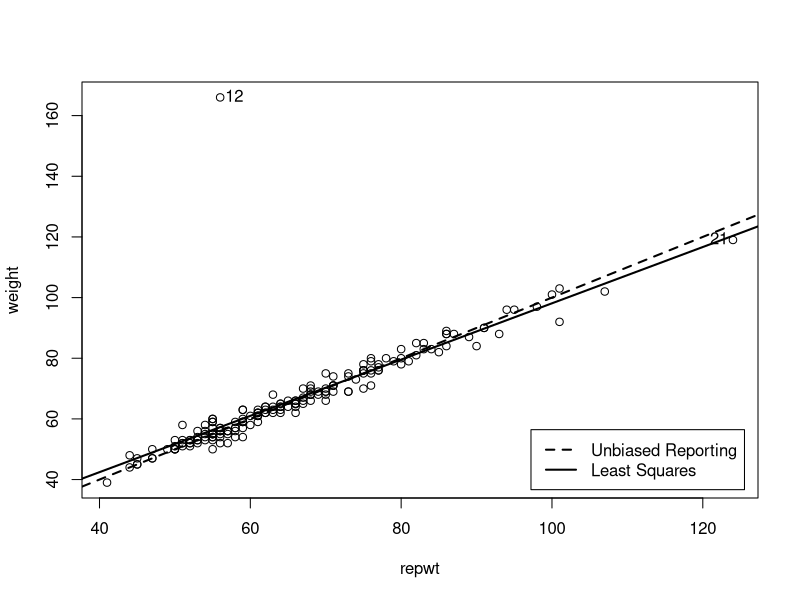
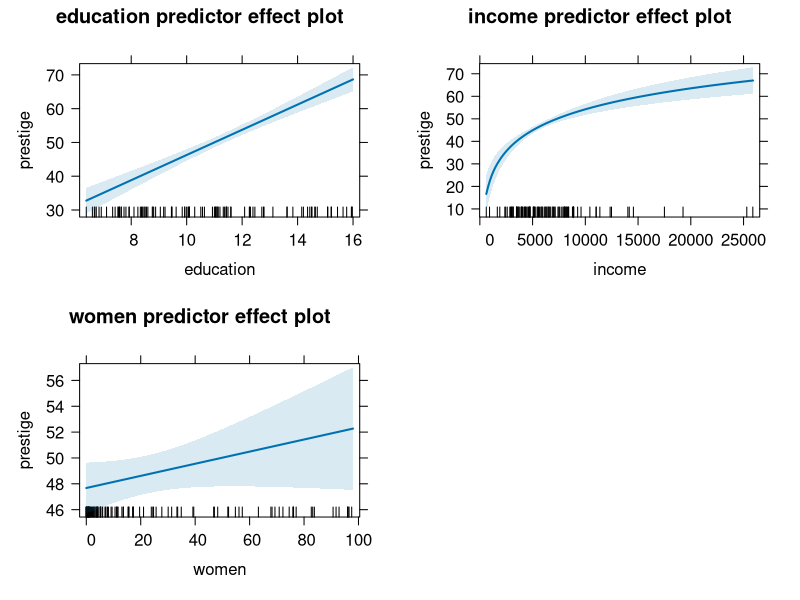
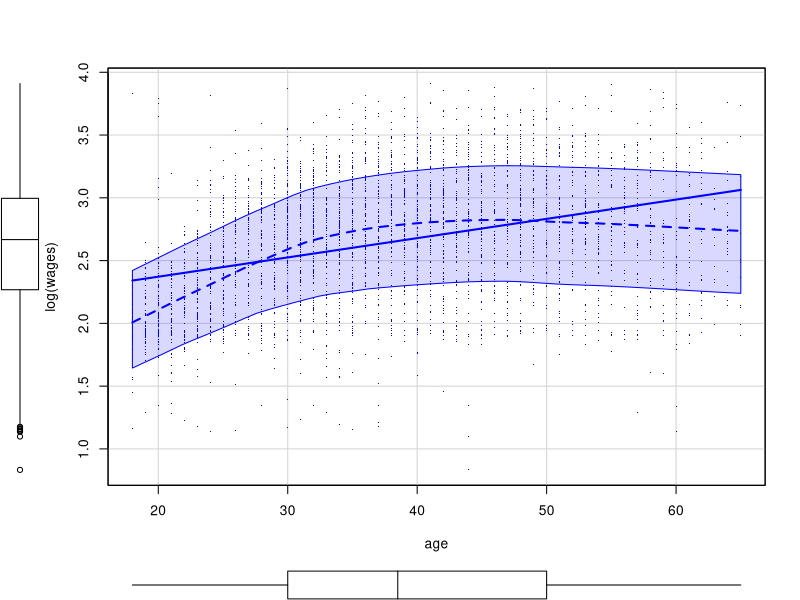
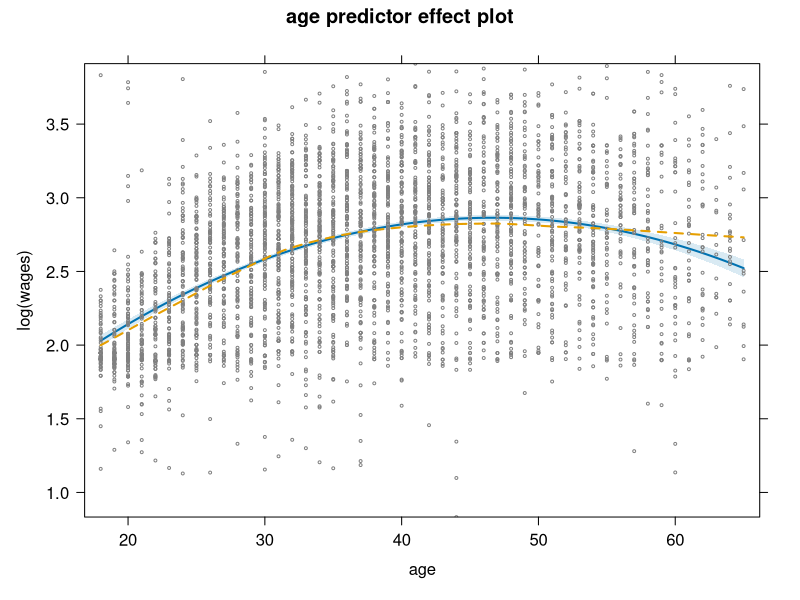
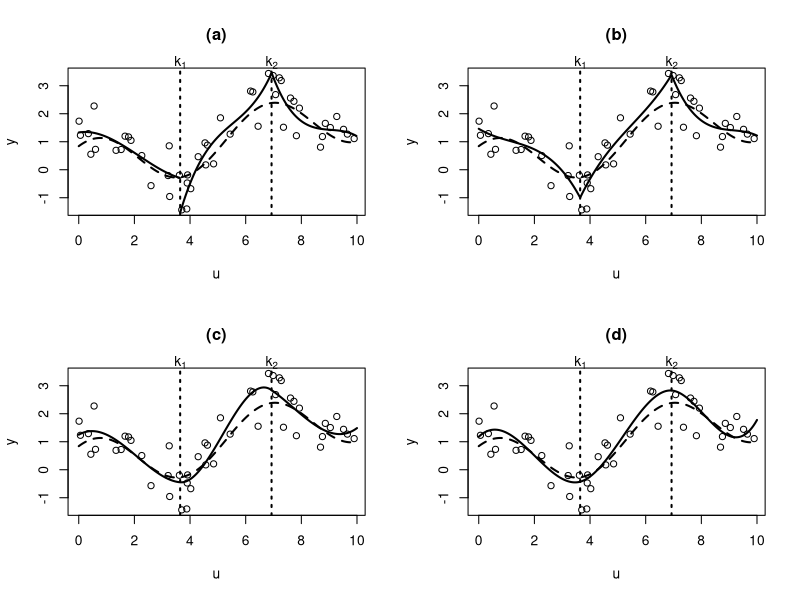
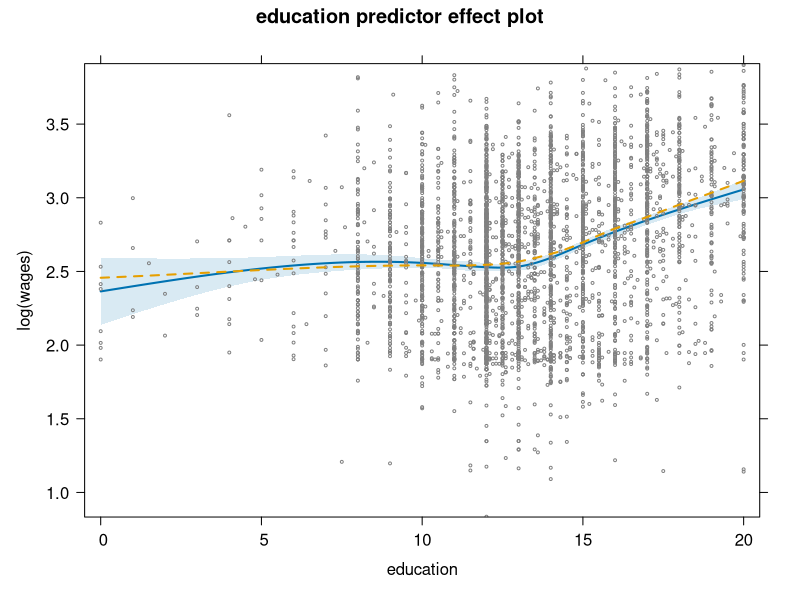
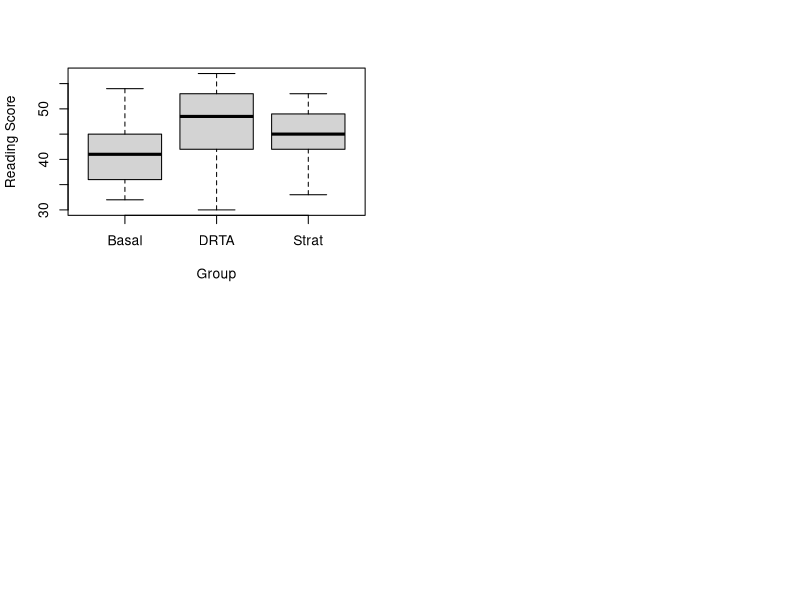
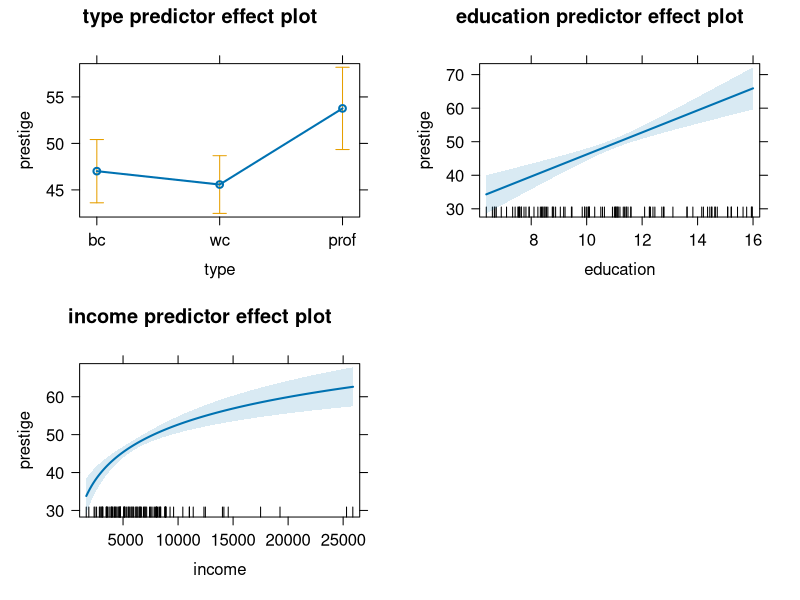

Generate these figures, in order, with R:
##-----------------------------------------------------##
##  An R Companion to Applied Regression, 3rd Edition  ##
##      J. Fox and S. Weisberg, Sage Publications      ##
##               Script for Chapter 4                  ##
##-----------------------------------------------------##

library("car") 
summary(Davis)

davis.mod <- lm(weight ~ repwt, data=Davis)

davis.mod

S(davis.mod)

Confint(davis.mod)

plot(weight ~ repwt, data=Davis)
abline(0, 1, lty="dashed", lwd=2)
abline(davis.mod, lwd=2)
legend("bottomright", c("Unbiased Reporting", "Least Squares"), 
       lty=c("dashed", "solid"), lwd=2, inset=0.02)
with(Davis, showLabels(repwt, weight, n=2, method="mahal"))

davis.mod.2 <- update(davis.mod, subset=-12)
S(davis.mod.2)

compareCoefs(davis.mod, davis.mod.2)
Confint(davis.mod.2)

summary(Prestige)

prestige.mod <- lm(prestige ~ education + log2(income) + women,
    data=Prestige)
S(prestige.mod)

pc <- coef(prestige.mod)
pc2 <- round(pc, 2)
pc4 <- round(pc, 4)

brief(Transact)

S(trans.1 <- lm(time ~ t1 + t2, data=Transact))

Transact.s <- scale(Transact)
round(var(Transact.s), digits=3)
round(colMeans(Transact.s), digits=10)

trans.s <- update(trans.1, data=as.data.frame(Transact.s))
S(trans.s, brief=TRUE)

sapply(Transact, sd)

meanInc <- round(mean(Prestige$income), 0)
meanWo <-  round(mean(Prestige$women), 2)
int <- round(pc[1] + pc[3] * log2(meanInc) + pc[4] * meanWo, 2)

library(effects)

plot(predictorEffects(prestige.mod))

summary(SLID)
nrow(SLID)

scatterplot(log(wages) ~ age, data=SLID, 
    subset = age >= 18 & age <= 65, pch=".")

brief(mod.quad.1 <- lm(log(wages) ~ poly(age, 2, raw=TRUE), 
                  data=SLID, subset = age >= 18 & age <= 65))
brief(mod.quad.2 <- update(mod.quad.1, ~ age + I(age^2)))
brief(mod.quad.3 <- update(mod.quad.1, ~ poly(age, 2)))

plot(predictorEffects(mod.quad.1, residuals=TRUE), 
     partial.residuals=list(cex=0.35, col=gray(0.5), lty=2))

x <- seq(0, 10, length=500)
y <- sin(x+1) + x/5

set.seed(12345)
xx <- runif(50, 0, 10)
yy <- sin(xx+1) + xx/5  + 0.5*rnorm(50)
k <- quantile(xx, c(1/3, 2/3))
group <- cut(xx, breaks=c(-Inf, k, Inf))

par(mfrow=c(2,2))

plot(xx, yy, xlab="u", ylab="y", main="(a)")
mods <- by(data.frame(xx=xx, yy=yy, group=group), group,
           function(df) lm(yy ~ poly(xx, 3), data=df))
lines(x, y, lty=2, lwd=2)
abline(v=k, lty=3, lwd=2)
text(k, 0.2 + rep(par("usr")[4], 2), c(expression(k[1]), expression(k[2])), xpd=TRUE)
kk <- c(0, k, 10)
for (i in 1:3){
    x1 <- x[x >= kk[i] & x < kk[i+1]]
    y1 <- predict(mods[[i]], list(xx=x1))
    lines(x1, y1, lwd=2)
}

xx1 <- xx
xx2 <- (xx - k[1]) * (xx > k[1])
xx3 <- (xx - k[2]) * (xx > k[2])
mod <- lm(yy ~ xx1 + I(xx1^2) + I(xx1^3)
          + xx2 + I(xx2^2) + I(xx2^3)
          + xx3 + I(xx3^2) + I(xx3^3))
plot(xx, yy, xlab="u", ylab="y", main="(b)")
lines(x, y, lty=2, lwd=2)
abline(v=k, lty=3, lwd=2)
text(k, 0.2 + rep(par("usr")[4], 2), c(expression(k[1]), expression(k[2])), xpd=TRUE)
x1 <- x
x2 <- (x - k[1]) * (x > k[1])
x3 <- (x - k[2]) * (x > k[2])
lines(x, predict(mod, list(xx1=x1, xx2=x2, xx3=x3)), lwd=2)

mod <- lm(yy ~ xx1 + I(xx1^2) + I(xx1^3)
          + I(xx2^2) + I(xx2^3)
          + I(xx3^2) + I(xx3^3))
plot(xx, yy, xlab="u", ylab="y", main="(c)")
lines(x, y, lty=2, lwd=2)
abline(v=k, lty=3, lwd=2)
text(k, 0.2 + rep(par("usr")[4], 2), c(expression(k[1]), expression(k[2])), xpd=TRUE)
x1 <- x
x2 <- (x - k[1]) * (x > k[1])
x3 <- (x - k[2]) * (x > k[2])
lines(x, predict(mod, list(xx1=x1, xx2=x2, xx3=x3)), lwd=2)

plot(xx, yy, xlab="u", ylab="y", main="(d)")
lines(x, y, lty=2, lwd=2)
abline(v=k, lty=3, lwd=2)
text(k, 0.2 + rep(par("usr")[4], 2), c(expression(k[1]), expression(k[2])), xpd=TRUE)
mod <- lm(yy ~ xx1 + I(xx1^2) + I(xx1^3)
          + I(xx2^3)
          + I(xx3^3))
x1 <- x
x2 <- (x - k[1]) * (x > k[1])
x3 <- (x - k[2]) * (x > k[2])
lines(x, predict(mod, list(xx1=x1, xx2=x2, xx3=x3)), lwd=2)

library("splines")
mod.spline <- update(mod.quad.1, ~ ns(education, df=5))
plot(predictorEffects(mod.spline, residuals=TRUE), 
     partial=list(cex=0.35, col=gray(0.5), lty=2))

Prestige$type
class(Prestige$type)

Prestige$type <- factor(Prestige$type, levels=c("bc", "wc", "prof"))
levels(Prestige$type)

x <- c(2, 2, 4, 4, 4, 8, 8, 8)

(fact.x <- factor(x, labels=c(paste(c(2, 4, 8), "hours", sep="-"))))

as.factor(x)

as.numeric(fact.x)

c(2, 4, 8)[as.numeric(fact.x)]

as.character(fact.x)

(z <- factor(rep(c("a", "b", "c", "d"), c(3, 2, 4, 1))))

model.matrix(~ z)

contrasts(z)

summary(Baumann[, c(1, 6)]) 

xtabs(~ group, data=Baumann)

Tapply(post.test.3 ~ group, mean, data=Baumann)
Tapply(post.test.3 ~ group, sd, data=Baumann)

plot(post.test.3 ~ group, data=Baumann, xlab="Group",
    ylab="Reading Score")

S(baum.mod.1 <- lm(post.test.3 ~ group, data=Baumann))

library("emmeans")
emmeans(baum.mod.1, pairwise ~ group)

emmeans(baum.mod.1, trt.vs.ctrl ~ group)

prestige.mod.1 <- update(prestige.mod, ~ . - women + type)
S(prestige.mod.1)

bhat <- coef(prestige.mod.1)
int1 <- round(bhat[1], 2)
int2 <- round(bhat[1] + bhat[4], 2)
int3 <- round(bhat[1] + bhat[5], 2)
sl1 <- round(bhat[2], 2)
sl2 <- round(bhat[3], 2)
bhat <- round(bhat, 2)

plot(predictorEffects(prestige.mod.1, 
      predictors = ~ type + education + income))

emmeans(prestige.mod.1, pairwise ~ type)$contrasts

set.seed(12345)

some(model.matrix(~ type + education + education:type, 
    data=Prestige), 8)

prestige.mod.2 <- update(prestige.mod.1,
    . ~ . + education:type + log2(income):type)
S(prestige.mod.2)

plot(predictorEffects(prestige.mod.2, ~ education), 
     lattice=list(key.args=list(cex=.8, cex.title=.8)),
     lines=list(multiline=TRUE))

plot(predictorEffects(prestige.mod.2, ~ education))


plot(predictorEffects(prestige.mod.2, ~ income),
     lines=list(multiline=TRUE))

plot(predictorEffects(prestige.mod.2, ~ type,
    xlevels=list(income=c(1000, 5000, 8000, 12000),
        education=c(8, 10, 12, 14))), 
    lines=list(multiline=TRUE), confint=list(style="bars"))

mod.slid.int <- lm(log(wages) ~ 
    sex*(ns(education, df=5) + poly(age, degree=2)), data=SLID,
    subset = age >= 18 & age <= 65)
plot(predictorEffects(mod.slid.int, 
        predictors = ~ education + age,
        transformation=list(link=log, inverse=exp)),
     lines=list(multiline=TRUE), confint=list(style="bands"),
     axes=list(y=list(lab="Hourly Wage Rate")))


GSS16 <- na.omit(subset(GSSvocab, year=="2016", 
    select=c("vocab", "ageGroup", "nativeBorn")))

xtabs(~ nativeBorn + ageGroup, data=GSS16)

Tapply(vocab ~ nativeBorn + ageGroup, mean, data=GSS16)
Tapply(vocab ~ nativeBorn + ageGroup, sd, data=GSS16)

require(lattice)
histogram(~ vocab | ageGroup + nativeBorn, data=GSS16,
    breaks=seq(-.5, 10.5, length=12))

mod.vocab.1 <- lm(vocab ~ nativeBorn*ageGroup, data=GSS16)

data.frame(coef.name=paste("b", 0:9, sep=""), 
    estimate=coef(mod.vocab.1))

Effect(c("nativeBorn", "ageGroup"), mod.vocab.1)

plot(Effect(c("nativeBorn", "ageGroup"), mod.vocab.1), 
    main= "(a) Interaction Model", confint=list(style="bars"),
    lines=list(multiline=TRUE), ylim=c(3.5, 6.5))

mod.vocab.2 <- update(mod.vocab.1, . ~ . - nativeBorn:ageGroup)
plot(Effect(c("nativeBorn", "ageGroup"), mod.vocab.2), 
    main="(b) Main Effects Model", lines=list(multiline=TRUE), 
    confint=list(style="bars"), ylim=c(3.5,6.5))

emmeans(mod.vocab.1, pairwise ~ nativeBorn | ageGroup)$contrasts


emmeans(mod.vocab.2, pairwise ~ nativeBorn)$contrasts
emmeans(mod.vocab.2, pairwise ~ ageGroup)$contrasts

mod.vocab.3 <- lm(vocab ~ year + educGroup + gender + 
    nativeBorn*ageGroup, data=GSSvocab)

plot(predictorEffects(mod.vocab.3, ~ . - nativeBorn), 
    axes=list(x=list(rotate=45)), lines=list(multiline=TRUE), 
    confint=list(style="bars"))

mod.slid.fullquad <- lm(log(wages) ~ 
    poly(age, education, degree=2, raw=TRUE), 
    data=SLID, subset = age >= 18 & age <= 65)

plot(predictorEffects(mod.slid.fullquad, 
    xlevel=list(education=4, age=4)), multiline=TRUE)

getOption("contrasts")

with(Prestige, contrasts(type))

Prestige$type1 <- Prestige$type
contrasts(Prestige$type1) <- 
    contr.treatment(levels(Prestige$type1), base=3)
contrasts(Prestige$type1)

Prestige$type2 <- relevel(Prestige$type, ref="prof")

contrasts(Prestige$type2)

contrasts(Prestige$type) <- "contr.SAS"
contrasts(Prestige$type)

contrasts(Prestige$type) <- "contr.helmert"
contrasts(Prestige$type)

contrasts(Prestige$type) <- "contr.sum"
contrasts(Prestige$type)

contrasts(Prestige$type) <- "contr.Treatment"
contrasts(Prestige$type)
contrasts(Prestige$type) <- "contr.Sum"
contrasts(Prestige$type)

options(contrasts=c("contr.Sum", "contr.poly"))

Duncan$type.ord <- ordered(Duncan$type, 
    levels=c("bc", "wc", "prof"))
Duncan$type.ord
round(contrasts(Duncan$type.ord), 3)

S(lm(prestige ~ type.ord, data=Duncan))
Tapply(prestige ~ type.ord, mean, data=Duncan)

dosage <- c(1, 4, 8, 1, 4, 8, 1, 4)

X <- poly(dosage, degree=2)
round(X, 3)
zapsmall(cor(X))

(X2 <- poly(dosage, degree=2, raw=TRUE))
round(cor(X2), 3)

options(contrasts=c("contr.treatment", "contr.poly"))

C <- matrix(c(1, -0.5, -0.5,  0, 1, -1), 3, 2)
colnames(C) <- c(":Basal vs. DRTA & Strat", ":DRTA vs. Strat")
C

contrasts(Baumann$group) <- C
S(lm(post.test.3 ~ group, data=Baumann))

S(prestige.mod.4 <- update(prestige.mod.1, . ~ . - 1))

summary(nutrition)

xtabs(~ race + age, data=nutrition)

mod.nut.1 <- lm(gain ~ race*age, data=nutrition)

S(mod.nut.1, brief=TRUE)

Effect(c("race", "age"), mod.nut.1)

(mod.nut.2 <- update(mod.nut.1, ~ . - race:age))
Effect(c("race", "age"), mod.nut.2)

args(lm)

(lm(prestige ~ I(income + education), data=Duncan))

(f <- factor(rep(LETTERS[1:3], each=3)))
(x <- rep(1:3, 3))
model.matrix(~ f/x)
model.matrix(~ x:f)
